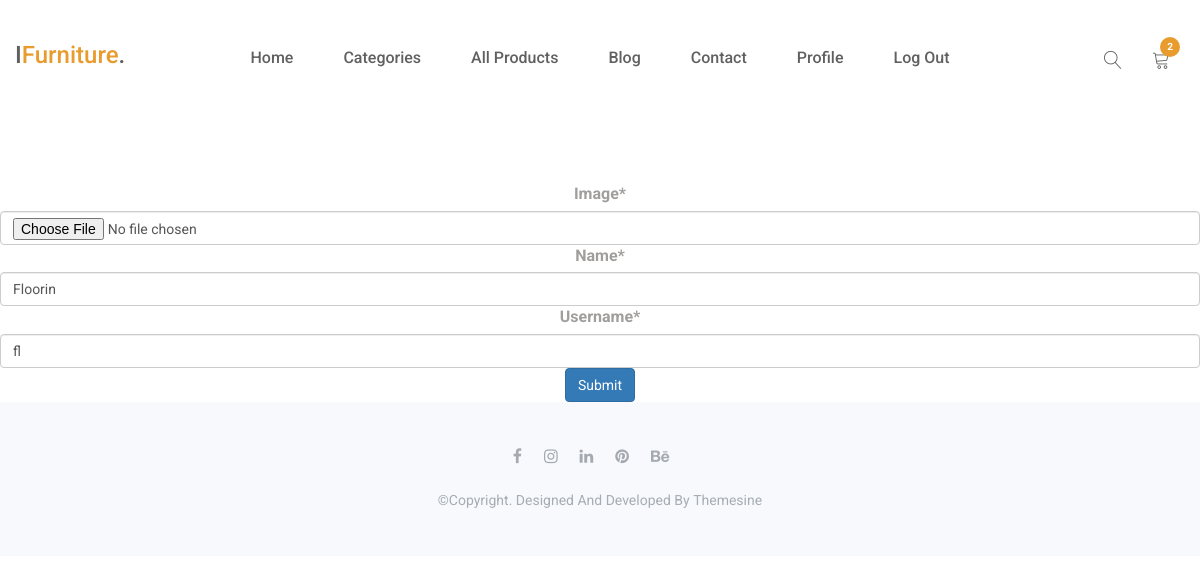
The app's page /user/fl/update/ (signed in), older data.
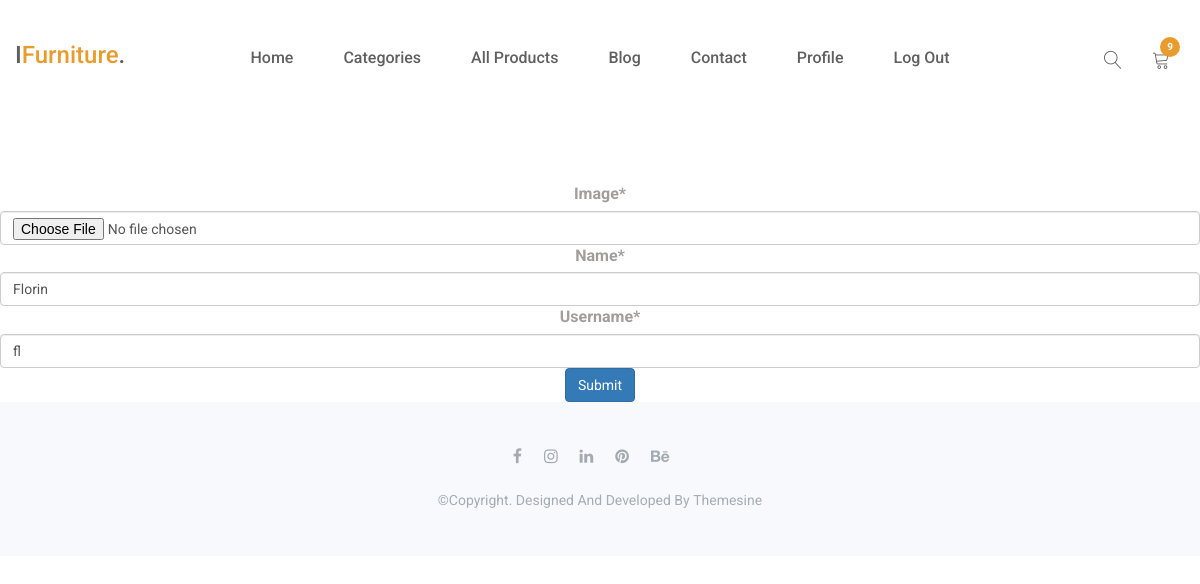
The same page, newer data.
### shoppingcart/models.py (models this page shows, shortened)
class Order(models.Model):
    user=models.ForeignKey(settings.AUTH_USER_MODEL,on_delete=models.SET_NULL,blank=True,null=True)
    date_ordered=models.DateTimeField(auto_now_add=True)
    complete=models.BooleanField(default=False)
    def get_total(self):
        products=self.orderitem_set.all()
        total_amount=sum([item.total() for item in products])
        return float(total_amount)
    def order_summary(self):
        products=self.orderitem_set.all()
        total_quantity=sum([item.quantity for item in products])
        return total_quantity

class OrderItem(models.Model):
    product=models.ForeignKey(Product,on_delete=models.CASCADE)
    order=models.ForeignKey(Order,on_delete=models.SET_NULL,blank=True,null=True)
    quantity=models.IntegerField(default=1)
    date_added=models.DateTimeField(auto_now_add=True)
    def total(self):
        return self.product.price*self.quantity

### user/models.py (models this page shows, shortened)
class Profile(models.Model):
    user=models.OneToOneField(User,on_delete=models.CASCADE)
    image=models.ImageField(upload_to='user_images',null=True)
    name=models.CharField(max_length=128)
    username=models.CharField(max_length=128)
    email_confirmed=models.BooleanField(default=False)

### user/views.py (the view, shortened to what this page needs)
# urls.py: re_path(r'^(?P<username>[\w\-]+)/update/$',ProfileUpdate.as_view(),name='profile_change'),
class ProfileUpdate(View):
    model=Profile
    template_name='user/profile_change.html'
    form_class=ProfileForm
    def get(self,request,username):
        profile=get_object_or_404(self.model,username=username)
        return  render(request,self.template_name,{'form':self.form_class(instance=profile)})

### user/forms.py
class ProfileForm(forms.ModelForm):
    image = forms.ImageField(widget=forms.FileInput(attrs={'class':'form-control','type':'file','id':'image'}))
    name=forms.CharField(widget=forms.TextInput(attrs={'class':'form-control','type':'text','id':'name'}))
    username=forms.CharField(widget=forms.TextInput(attrs={'class':'form-control','type':'text','id':'username'}))
    class Meta:
        model=Profile
        fields=['image','name','username']

### onlinestore/models.py (called while the page is built)
    def get_absolute_url(self):
        return reverse('product_details',kwargs={'pk':self.pk})

### shoppingcart/context_procesor_file.py (called while the page is built)
def get_cart_items(request):
    user=request.user
    order=[]
    if user.is_authenticated:
        order=get_object_or_404(Order,user=user)
    cart_items=[]
    try:
        cart_items=order.orderitem_set.all()
    except:
        pass
    return {
        'order':order,
        'cart_items':cart_items
    }

### user/templates/user/profile_change.html (shortened to what this page needs)
{% extends parent_template|default:'user/base_user.html' %}
{% load crispy_forms_tags %}
{% block content %}
<br>
<br>
<br>
<br>
<div class="container-fluid pt-7" align="center">
        <div class="container pt-7">
            <div class="row align-items-center" >
                <form class="row g-3" action="{{profile.get_update_url}}" method="POST" enctype="multipart/form-data">
                        {{form|crispy}}
                        <input type="submit" class="btn btn-primary" value="Submit">
                </form>
            </div>
        </div>
</div>
{% endblock content %}

### templates/base.html (shortened to what this page needs)
{% load static %}
<!doctype html>
<html class="no-js" lang="en">
    <head>
        <link rel="stylesheet" href="{% static 'assets/css/font-awesome.min.css' %}">
		<link rel="stylesheet" href="{% static 'assets/css/linearicons.css' %}">
        <link rel="stylesheet" href="{% static 'assets/css/animate.css' %}">
        <link rel="stylesheet" href="{% static 'assets/css/owl.carousel.min.css' %}">
		<link rel="stylesheet" href="{% static 'assets/css/owl.theme.default.min.css' %}">
        <link rel="stylesheet" href="{% static 'assets/css/bootstrap.min.css' %}">
		<link rel="stylesheet" href="{% static 'assets/css/bootsnav.css' %}" >
        <link rel="stylesheet" href="{% static 'assets/css/style.css' %}">
        <link rel="stylesheet" href="{% static 'assets/css/responsive.css' %}">
    </head>
	<body>
		<header id="home" class="welcome-hero">
			<div class="top-area">
				<div class="header-area">
				    <nav class="navbar navbar-default bootsnav  navbar-sticky navbar-scrollspy"  data-minus-value-desktop="70" data-minus-value-mobile="55" data-speed="1000">
				        <div class="container">
				            <div class="attr-nav">
				                <ul>
				                	<li class="search">
				                		<a href="#"><span class="lnr lnr-magnifier"></span></a>
				                	</li>
				                    <li class="dropdown">
				                        <a href="#" class="dropdown-toggle" data-toggle="dropdown" >
				                            <span class="lnr lnr-cart"></span>
												<span class="badge badge-bg-1">{{order.order_summary}}</span>
											</a>
				                    </li>
				                </ul>
				            </div>
				            <div class="navbar-header">
				                <a class="navbar-brand" href="index.html">I<span>Furniture</span>.</a>
				            </div>
				            <div class="collapse navbar-collapse menu-ui-design" id="navbar-menu">
				                <ul class="nav navbar-nav navbar-center" data-in="fadeInDown" data-out="fadeOutUp">
				                    <li class="nav_item"><a href="{% url 'general_view' %} ">home</a></li>
				                    <li class='nav-item'><a href="{% url 'category_list' %}">Categories</a></li>
				                    <li class="nav_item"><a href="{% url 'product_list' %}">All Products</a></li>
				                    <li class="nav_item"><a href="{% url 'post_list' %}">blog</a></li>
				                    <li class="nav_item"><a href="{% url 'contact' %}">contact</a></li>
									{% if user.is_authenticated %}
										<li class="nav_item"><a href="{% url 'dj-auth:profile_details' username=user.username %}">Profile</a></li>
										<li class="nav_item"><a href="{% url 'dj-auth:logout' %}">Log Out</a></li>
									{% else %}
										<li class="nav_link active"><a href="{% url 'dj-auth:login' %}?next={{request.path}}">Log In</a></li>
										<li class="nav_item"><a href="{% url 'dj-auth:signup'  %}">Register</a></li>
									{% endif %}
				                </ul>
				            </div>
				        </div>
				    </nav>
				</div>
			</div>
		</header>
{% block content %}{% endblock content %}
<footer id="footer"  class="footer">
    <div class="container">
        <div class="hm-footer-copyright text-center">
            <div class="footer-social">
                <a href="#"><i class="fa fa-facebook"></i></a>
                <a href="#"><i class="fa fa-instagram"></i></a>
                <a href="#"><i class="fa fa-linkedin"></i></a>
                <a href="#"><i class="fa fa-pinterest"></i></a>
                <a href="#"><i class="fa fa-behance"></i></a>
            </div>
            <p>
                &copy;copyright. designed and developed by <a href="https://www.themesine.com/">themesine</a>
            </p>
        </div>
    </div>
</footer>
    </body>
</html>

Row changes from the older to the newer data that the page shows:
computed for Order: order_summary "2" → "9"
changed Profile "fl": name "Floorin" → "Florin"
